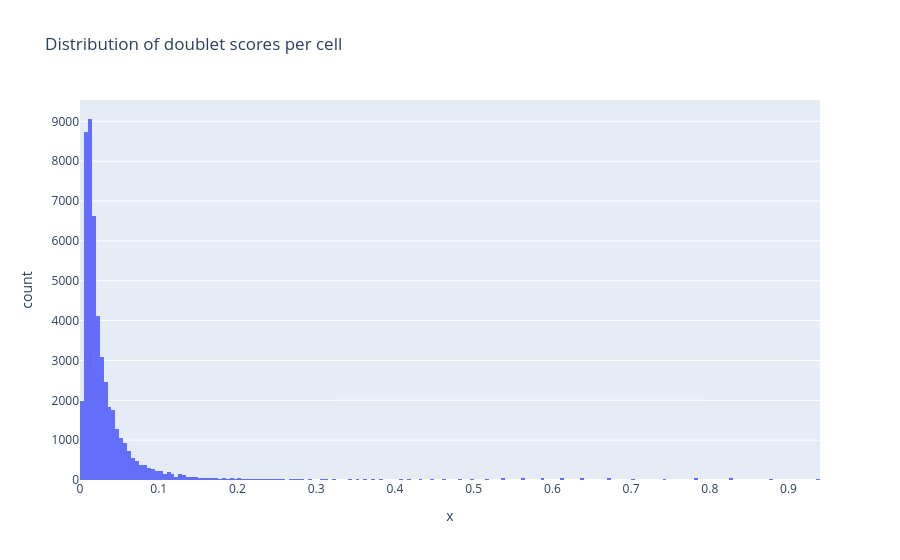

The cell this chart's notebook holds for it:
### Markdown cell above
We gave 8% as expected doublet rate, but note how the algorithm estimated that the doublet rate is estimated to be actually 2-3%. Not far away from what one could guess using the doublet rates' table, meaning that, in this regard, the data has been produced pretty well. 

We now plot the doublet scores assigned to each cell by the algorithm. We can see that most cells have a low score (the score is a value between 0 and 1, where 1 is a theoretically perfect doublet). Datasets with many doublets show a more bimodal distribution (look for example at [this jupyter notebook](https://github.com/swolock/scrublet/blob/master/examples/scrublet_basics.ipynb) from the `scrublet` tutorial), while here we just have a light tail beyond 0.1. Therefore we will filter out the cells above this threshold

### Code cell
fig = px.histogram(adata.obs, x=doublet_score, title='Distribution of doublet scores per cell')
fig.show()

### Figure 1 — Plotly figure (JSON) as saved in the notebook; plotly's stock layout.template omitted (floating-point values rounded to 4 significant figures; data arrays with more than 128 entries replaced by an {"elided": "..."} marker saying what was removed)
{"data": [{"bingroup": "x", "hovertemplate": "x=%{x}<br>count=%{y}<extra></extra>", "legendgroup": "", "marker": {"color": "#636efa", "pattern": {"shape": ""}}, "name": "", "orientation": "v", "showlegend": false, "type": "histogram", "x": {"elided": "49243 float values"}, "xaxis": "x", "yaxis": "y"}], "layout": {"barmode": "relative", "legend": {"tracegroupgap": 0}, "title": {"text": "Distribution of doublet scores per cell"}, "xaxis": {"anchor": "y", "domain": [0, 1], "title": {"text": "x"}}, "yaxis": {"anchor": "x", "domain": [0, 1], "title": {"text": "count"}}}}
